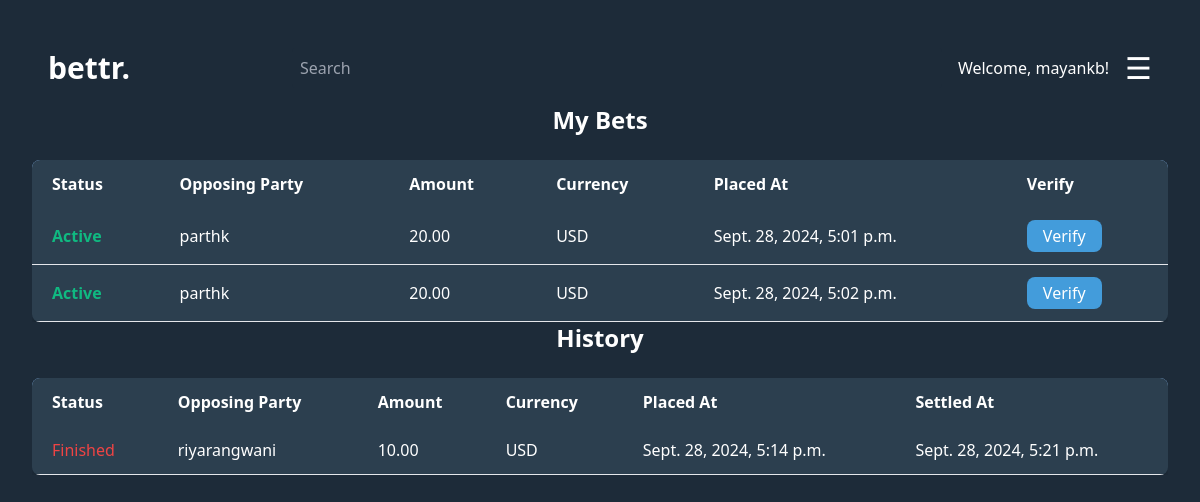
The app's page /my-bets/ (signed in) with its own data.
### bets/models.py (models this page shows, shortened)
class Bet(models.Model):
    bet_maker = models.ForeignKey(User , related_name='betting_side' , on_delete=models.CASCADE , default=1)
    bet_recipient = models.ForeignKey(User , related_name='bet_opposing_side' , on_delete=models.CASCADE , default=1)
    bet_active = models.BooleanField(default=False)
    arbitrator = models.ForeignKey(User , related_name='arbitrated_bets' , null=True , blank=True ,
                                   on_delete=models.SET_NULL)
    winner = models.ForeignKey(User , related_name='won_bets' , null=True , blank=True , on_delete=models.SET_NULL)
    amount = models.DecimalField(max_digits=10 , decimal_places=2)
    currency = models.CharField(max_length=3 , choices=[('USD' , 'USD') , ('INR' , 'INR')])
    terms = models.TextField(default="terms and conditions")
    settled = models.BooleanField(default=False)
    placed_at = models.DateTimeField(auto_now_add=True)
    settled_at = models.DateTimeField(null=True , blank=True)

### bets/views.py (the view)
# urls.py: path('my-bets/' , views.my_bets_view , name='my_bets') ,
@login_required
def my_bets_view(request):
    user = request.user
    my_bets = Bet.objects.filter(bet_maker=user) | Bet.objects.filter(bet_recipient=user)
    my_bets = my_bets.distinct()
    context = {
        'my_bets': my_bets ,
    }
    return render(request , 'my_bets.html' , context)

### templates/my_bets.html (shortened to what this page needs)
{% load static %}
<!DOCTYPE html>
<html lang="en">
<head>
    <link href="https://cdn.jsdelivr.net/npm/tailwindcss@2.2.19/dist/tailwind.min.css" rel="stylesheet">
</head>
<body class="bg-custom1 p-8 text-white">
{% include 'navbar.html' %}
<h2 class="text-2xl font-bold mb-6 text-center">My Bets</h2>
{% if my_bets %}
    <div class="overflow-x-auto">
        <table class="min-w-full shadow-md rounded-lg overflow-hidden">
            <thead class="bg-blue-300 text-white">
                <tr>
                    <th class="py-3 px-5 text-left">Status</th>
                    <th class="py-3 px-5 text-left">Opposing Party</th>
                    <th class="py-3 px-5 text-left">Amount</th>
                    <th class="py-3 px-5 text-left">Currency</th>
                    <th class="py-3 px-5 text-left">Placed At</th>
                    <th class="py-3 px-5 text-left">Verify</th>
                </tr>
            </thead>
            <tbody>
            {% for bet in my_bets %}
                {% if bet.winner is None %}
                    <tr class="row-container bg-custom border-b text-white relative">
                        <td class="py-3 px-5">
                            {% if bet.bet_active %}
                                <span class="text-green-500 font-bold">Active</span>
                            {% else %}
                                <span class="text-red-500 font-bold">Pending</span>
                            {% endif %}
                        </td>
                        <td class="py-3 px-5">
                            {% if bet.bet_maker == request.user %}
                                {{ bet.bet_recipient.username }}
                            {% else %}
                                {{ bet.bet_maker.username }}
                            {% endif %}
                        </td>
                        <td class="py-3 px-5">{{ bet.amount }}</td>
                        <td class="py-3 px-5">{{ bet.currency }}</td>
                        <td class="py-3 px-5">{{ bet.placed_at }}</td>
                        <td class="py-3 px-5">
                            {% if bet.bet_active %}
                                <form method="POST" action="{% url 'claim_bet' %}">
                                    <button type="submit" name="claim_bet" class="verify-button">Verify</button>
                                </form>
                            {% else %}
                                <span class="text-red-500 font-bold">Bet not active</span>
                            {% endif %}
                        </td>
                    </tr>
                {% endif %}
            {% endfor %}
            </tbody>
        </table>
    </div>
{% endif %}
<h2 class="text-2xl font-bold mb-6 text-center">History</h2>
{% if my_bets %}
    <div class="overflow-x-auto">
        <table class="min-w-full shadow-md rounded-lg overflow-hidden">
            <thead class="bg-blue-300 text-white">
                <tr>
                    <th class="py-3 px-5 text-left">Status</th>
                    <th class="py-3 px-5 text-left">Opposing Party</th>
                    <th class="py-3 px-5 text-left">Amount</th>
                    <th class="py-3 px-5 text-left">Currency</th>
                    <th class="py-3 px-5 text-left">Placed At</th>
                    <th class="py-3 px-5 text-left">Settled At</th>
                </tr>
            </thead>
            <tbody>
            {% for bet in my_bets %}
                {% if bet.winner is not None %}
                    <tr class="row-container bg-custom border-b text-white relative">
                        <td class="py-3 px-5 text-red-500">Finished</td>
                        <td class="py-3 px-5">
                            {% if bet.bet_maker == request.user %}
                                {{ bet.bet_recipient.username }}
                            {% else %}
                                {{ bet.bet_maker.username }}
                            {% endif %}
                        </td>
                        <td class="py-3 px-5">{{ bet.amount }}</td>
                        <td class="py-3 px-5">{{ bet.currency }}</td>
                        <td class="py-3 px-5">{{ bet.placed_at }}</td>
                        <td class="py-3 px-5">{{ bet.settled_at }}</td>
                    </tr>
                {% endif %}
            {% endfor %}
            </tbody>
        </table>
    </div>
{% else %}
    <p class="text-gray-600">You have no bets.</p>
{% endif %}
</body>
</html>

### templates/navbar.html (shortened to what this page needs)
<nav class="flex justify-between items-center p-4">
    <a href="{% url 'index' %}" class="text-3xl font-bold bettr-text">
        bettr.
    </a>
    <div class="flex items-center space-x-4">
        <input type="text" placeholder="Search" class="p-2 rounded text-white"
               style="width: 650px; background-color: #1d2b39;">
        {% if user.is_authenticated %}
            <div class="text-white">Welcome, {{ user.username }}!</div>
        {% endif %}
        {% if user.is_authenticated %}
            <div class="relative">
            <div class="text-3xl cursor-pointer hamburger-icon">☰</div>
        {% endif %}
        </div>
    </div>
</nav>

### templates/my_bets.html (style rules this page uses)
body { background-color: #1d2b39; }
table { transition: all 0.3s ease; }
th { background-color: #2c3f4f; }
td { transition: background-color 0.3s ease, color 0.3s ease; }
.row-container { transition: transform 0.2s ease, background-color 0.3s ease; cursor: pointer; }
.verify-button { background-color: #439cdb; color: white; padding: 0.25rem 1rem; border-radius: 0.5rem; transition: background-color 0.3s ease, transform 0.2s ease; }
.bg-custom { background-color: #2c3f4f; }
.text-white { color: white; }

### records on screen
Bet: bet_active "Active", bet_maker.username "parthk", amount "20.00", currency "USD", placed_at "Sept. 28, 2024, 5:01 p.m."
Bet: bet_active "Active", bet_maker.username "parthk", amount "20.00", currency "USD", placed_at "Sept. 28, 2024, 5:02 p.m."
Bet: bet_recipient.username "riyarangwani", amount "10.00", currency "USD", placed_at "Sept. 28, 2024, 5:14 p.m.", settled_at "Sept. 28, 2024, 5:21 p.m."

### other values on screen
{{ user.username }} "mayankb"
